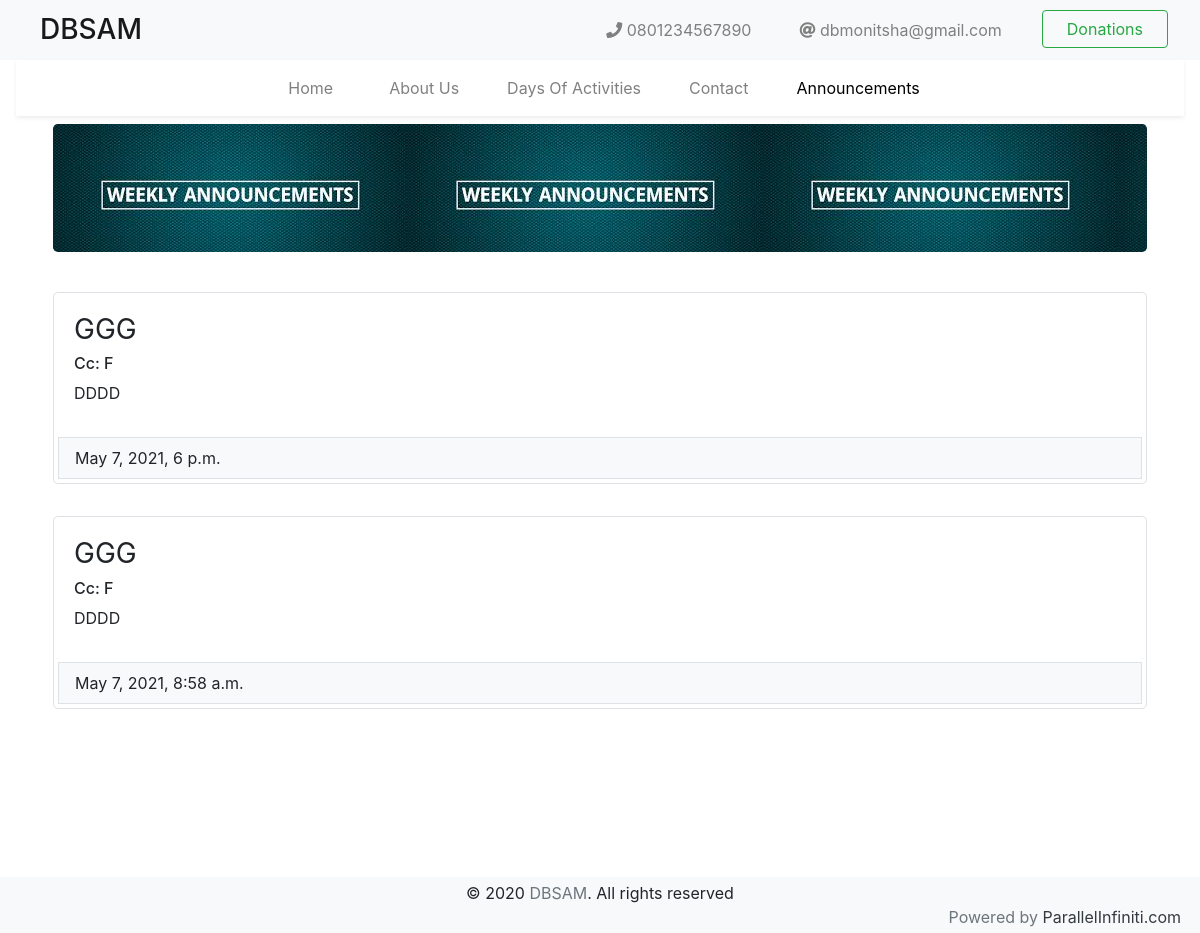
Page /announcements/ on the committed database.
### announcements/models.py (models this page shows, shortened)
class Announcement(models.Model):
    id = models.AutoField(primary_key=True)
    Title = models.CharField(blank=True, null=True, max_length=100)
    Cc = models.CharField(blank=False, null=True, max_length=50)
    Details = models.CharField(blank=False, null=True, max_length=300)
    Date = models.DateTimeField(default=timezone.now)

### announcements/views.py (the view)
# urls.py: path('', views.announcements, name='announcements'),
def announcements(request):
    results = Announcement.objects.all()
    context = {'results': results, }
    return render(request, 'announcements.html', context)

### home/templates/announcements.html (shortened to what this page needs)
{% extends 'base.html' %}
{% block content %}
<main class="container">
  <div class="jumbotron mx-2 announcements-img-con"></div>
</main>
<div class="container">
  <div class="jumbotron p-2 bg-transparent d-flex flex-column justify-content-center align-items-start">
    {% for result in results %}
      <div class="jumbotron col-lg-12 bg-transparent border p-1">
        <div class="jumbotron bg-transparent p-3 rounded-0 m-0">
          <h3 class="font-weight-normal">{{result.Title}}</h3>
          <h6>Cc: {{result.Cc}}</h6>
          <p>{{result.Details}}</p>
        </div>
        <div class="jumbotron border d-flex justify-content-start m-0 p-1 rounded-0 bg-light">
          <div class="jumbotron bg-transparent p-1 m-0 mx-2"><span>{{result.Date}}</span></div>
        </div>
      </div>
    {% endfor%}
  </div>
</div>
{% endblock %}

### home/static/css/background-style.css (style rules this page uses)
.about-img-con, .announcements-img-con, .contact-img-con, .days-img-con { background: url("../imgs/2017-05-LT-WorshipDosDonts.jpg") !important; background-size: 100% 100% !important; background-position: center; object-fit: fill; }
.announcements-img-con { background: url("../imgs/Weekly.jpeg") !important; }

### templates/base.html (style rules this page uses)
body { font-size: 100%; overflow-x: hidden; }

### home/templates/announcements.html (style rules this page uses)
.announcements-img-con { height: 10px !important; }

### rows in the picture
Announcement: Title "GGG", Cc "F", Details "DDDD", Date "May 7, 2021, 6 p.m."
Announcement: Title "GGG", Cc "F", Details "DDDD", Date "May 7, 2021, 8:58 a.m."
